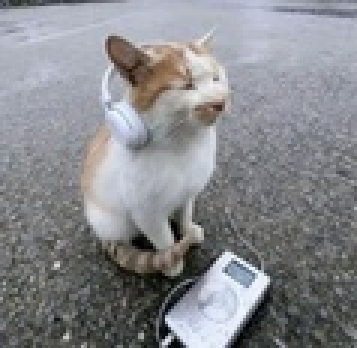
#> input picture images/el_gato.jpg, 119 x 116 px, shrunk from 474 x 462 before the run (shown 3 times larger); its folder holds 5 pictures in this run
$ python histogram.py
#> lines starting #> are read from the running program, lines starting #| are printed output that depends on the picture
### utils.py
import cv2 as cv
import os
from cv2.typing import MatLike

def read_image(path: str) -> MatLike:
#> called with path = 'el_gato.jpg'
    image = os.path.join('images', path)
    img = cv.imread(image)
#> img is the input picture: shape (116, 119, 3); mean B, G, R 140.7, 136.7, 135.5

    if img is None:
        raise ValueError(f"Could not read image from {image} :c")
    return img

### histogram.py
import cv2 as cv
import matplotlib.pyplot as plt
from utils import read_image


def gray_histogram(image: str):
    img = read_image(image)
    img = cv.cvtColor(img,cv.COLOR_BGR2GRAY)
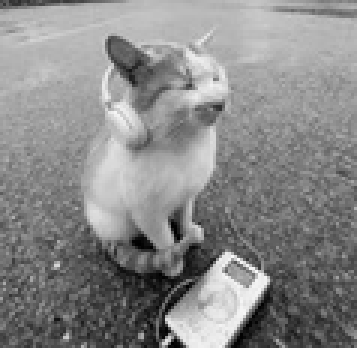
#> img: shape (116, 119) (shown 3 times larger); min 0, max 249, mean 136.8

    plt.figure()
    plt.imshow(img, cmap='gray')

    hist = cv.calcHist([img], [0], None, [256],[0,256])
#> hist = 256 values, max 197 at index 182, min 0 at index 250, mean 53.92

    plt.figure()
    plt.plot(hist)
    plt.xlabel('bins')
    plt.ylabel('pixels')
    plt.show()
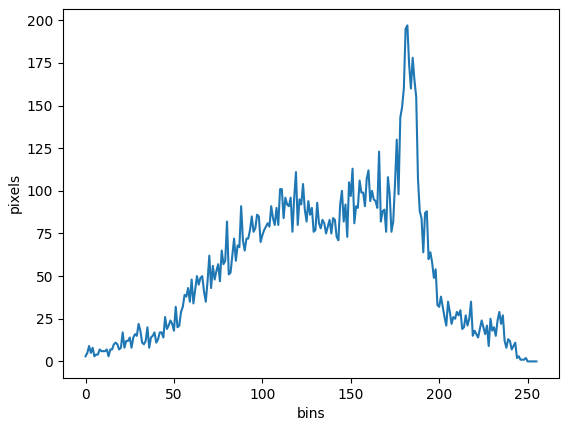
#> figure drawn by matplotlib, 1 panel; curve peaks at x = 182, y = 197


def color_histogram(image: str):
#> called with image = 'el_gato.jpg'
    img = read_image(image)
    img = cv.cvtColor(img,cv.COLOR_BGR2RGB)
#> img: shape (116, 119, 3)

    plt.figure()
    plt.imshow(img)

    colors = ['r','g','b']

    plt.figure()
    for i, col in enumerate(colors):
        hist = cv.calcHist([img], [i], None, [256],[0,256])
        plt.plot(hist, col)

    plt.xlabel('bins')
    plt.ylabel('pixels')
    plt.show()
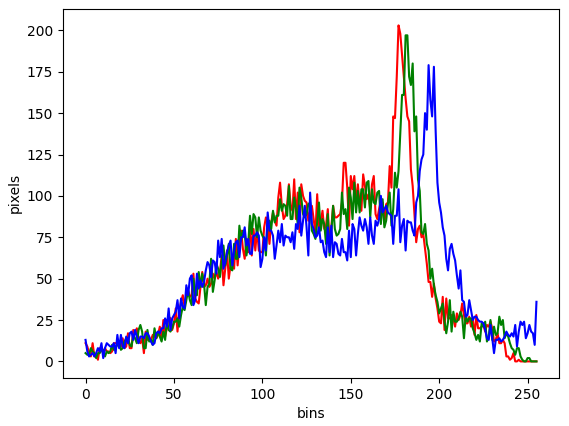
#> figure drawn by matplotlib, 1 panel; curve peaks at x = 177, y = 203; curve peaks at x = 181, y = 197; curve peaks at x = 194, y = 179


if __name__ == "__main__":
    gray_histogram('el_gato.jpg')
    color_histogram('el_gato.jpg')
